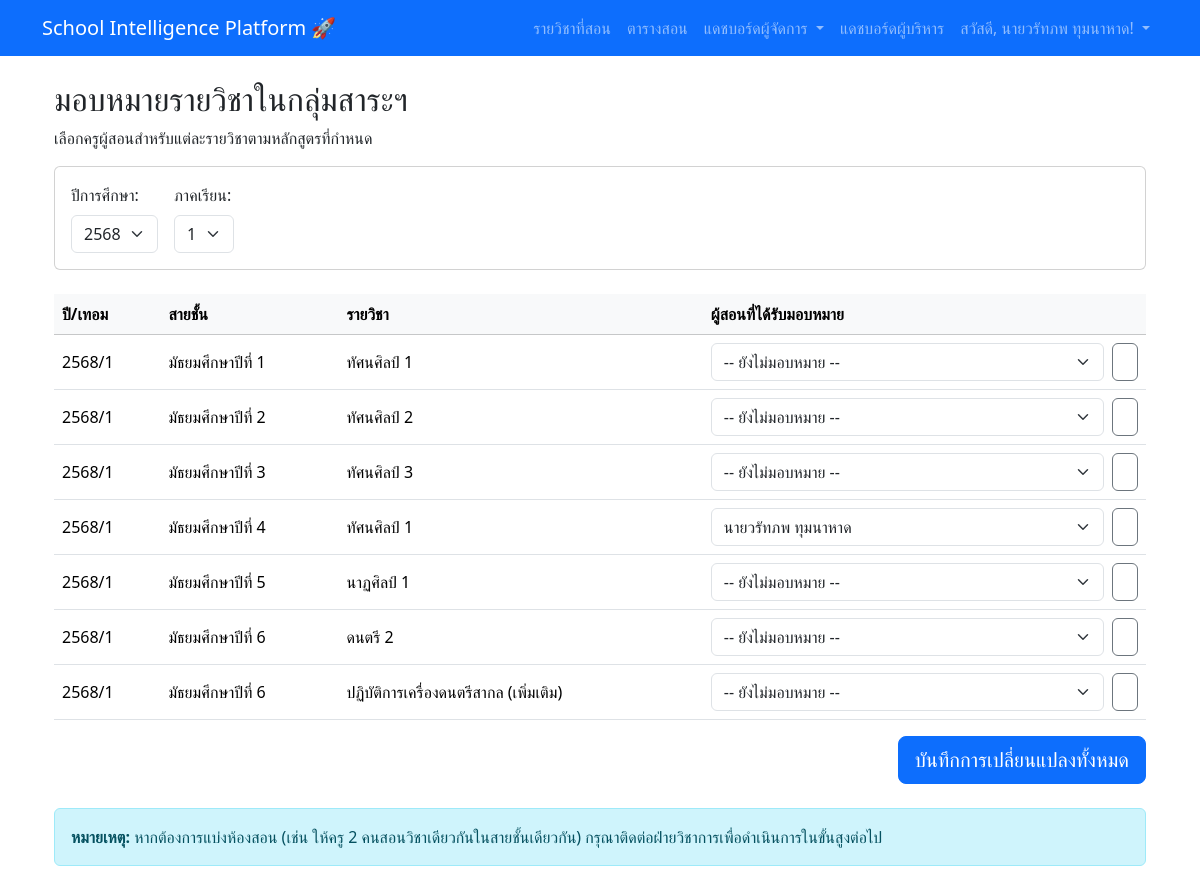
The page /manager/assign-courses (signed in) on the database its author committed.
### V1.0/app/models.py (models this page shows, shortened)
class User(UserMixin, db.Model):
    id = db.Column(db.Integer, primary_key=True)
    username = db.Column(db.String(64), index=True, unique=True)
    password_hash = db.Column(db.String(256))
    full_name = db.Column(db.String(120))
    status = db.Column(db.String(50), default='Active')
    department = db.Column(db.String(120), index=True)
    max_periods_per_day = db.Column(db.Integer)
    max_periods_per_week = db.Column(db.Integer)
    roles = db.relationship('Role', secondary=user_roles, lazy='subquery',
                            backref=db.backref('users', lazy=True))
    activity_logs = db.relationship('ActivityLog', backref='user', lazy='dynamic')
    courses_taught = db.relationship('Course', backref='teacher', lazy='dynamic')
    advised_class_groups = db.relationship('ClassGroup', secondary=class_group_advisors, back_populates='advisors')

class Curriculum(db.Model):
    id = db.Column(db.Integer, primary_key=True)
    academic_year = db.Column(db.Integer, nullable=False, index=True)
    semester = db.Column(db.Integer, nullable=False, index=True)
    grade_level_id = db.Column(db.Integer, db.ForeignKey('grade_level.id'), nullable=False)
    subject_id = db.Column(db.Integer, db.ForeignKey('subject.id'), nullable=False)
    grade_level = db.relationship('GradeLevel', backref='curriculum_entries')
    subject = db.relationship('Subject', backref='subject_curriculum')

class GradeLevel(db.Model):
    id = db.Column(db.Integer, primary_key=True)
    name = db.Column(db.String(50), unique=True, nullable=False)
    class_groups = db.relationship('ClassGroup', backref='grade_level', lazy='dynamic')

class Subject(db.Model):
    id = db.Column(db.Integer, primary_key=True)
    subject_code = db.Column(db.String(20), unique=True, index=True)
    name = db.Column(db.String(120))
    department = db.Column(db.String(120))
    default_credits = db.Column(db.Float, default=1.0)
    subject_type = db.Column(db.String(50)) # เช่น 'คำนวณ', 'บรรยาย', 'ปฏิบัติ', 'กิจกรรม'
    time_preference = db.Column(db.String(50)) # เช่น 'ตอนเช้า', 'ตอนบ่าย', 'ไม่มี'
    required_room_type = db.Column(db.String(50), nullable=True) # เช่น 'ห้องแล็บ', 'ห้องคอมพิวเตอร์'
    courses = db.relationship('Course', back_populates='subject', lazy='dynamic')
    curriculum_entries = db.relationship('Curriculum', back_populates='subject', lazy='dynamic')
    learning_units = db.relationship('LearningUnit', backref='subject', lazy='dynamic', cascade="all, delete-orphan")
    exams = db.relationship('Exam', backref='subject', lazy='dynamic', cascade="all, delete-orphan")

### V1.0/app/manager/routes.py (the view)
@bp.route('/assign-courses')
@login_required
def assign_courses():
    manager_dept = current_user.department
    if not manager_dept:
        flash('ท่านยังไม่ได้ถูกกำหนดกลุ่มสาระ', 'warning')
        return redirect(url_for('manager.dashboard'))
    teachers_in_dept = User.query.filter_by(department=manager_dept).filter(User.roles.any(key='teacher')).all()
    current_year = datetime.datetime.now().year + 543
    selected_year = request.args.get('year', default=current_year, type=int)
    current_month = datetime.datetime.now().month
    default_semester = 2 if current_month >= 11 or current_month < 5 else 1
    selected_semester = request.args.get('semester', default=default_semester, type=int)
    years_query = db.session.query(Curriculum.academic_year).distinct().order_by(Curriculum.academic_year.desc()).all()
    available_years = [year[0] for year in years_query]
    if current_year not in available_years:
        available_years.insert(0, current_year)
    all_curriculums = Curriculum.query.join(Subject).filter(
        Subject.department == manager_dept,
        Curriculum.academic_year == selected_year, # <--- เพิ่ม filter ปี
        Curriculum.semester == selected_semester   # <--- เพิ่ม filter เทอม
    ).order_by('grade_level_id').all()
    assignments = CourseAssignment.query.join(Curriculum).join(Subject).filter(
        Subject.department == manager_dept
    ).all()
    assigned_teachers = {}
    for curriculum in all_curriculums:
        teachers_for_this_curriculum = [a.teacher_id for a in assignments if a.curriculum_id == curriculum.id]
        if teachers_for_this_curriculum:
            try:
                most_common_teacher_id = max(set(teachers_for_this_curriculum), key=teachers_for_this_curriculum.count)
                assigned_teachers[curriculum.id] = most_common_teacher_id
            except ValueError:
                assigned_teachers[curriculum.id] = None
    return render_template('manager/assign_courses.html',
                           title='มอบหมายรายวิชา',
                           curriculums=all_curriculums,
                           assigned_teachers=assigned_teachers,
                           teachers=teachers_in_dept,
                           available_years=available_years,      # <--- ส่งตัวแปรใหม่
                           selected_year=selected_year,        # <--- ส่งตัวแปรใหม่
                           selected_semester=selected_semester)  # <--- ส่งตัวแปรใหม่

### V1.0/app/templates/manager/assign_courses.html (shortened to what this page needs)
{% extends "base.html" %}
{% block content %}
<div class="container mt-4">
    <h2>มอบหมายรายวิชาในกลุ่มสาระฯ</h2>
    <p>เลือกครูผู้สอนสำหรับแต่ละรายวิชาตามหลักสูตรที่กำหนด</p>
    <div class="card mb-4">
        <div class="card-body">
            <form method="GET" class="row g-3 align-items-center">
                <div class="col-auto">
                    <label for="year" class="form-label">ปีการศึกษา:</label>
                    <select name="year" id="year" class="form-select" onchange="this.form.submit()">
                        {% for year in available_years %}
                        <option value="{{ year }}" {% if year == selected_year %}selected{% endif %}>{{ year }}</option>
                        {% endfor %}
                    </select>
                </div>
                <div class="col-auto">
                    <label for="semester" class="form-label">ภาคเรียน:</label>
                    <select name="semester" id="semester" class="form-select" onchange="this.form.submit()">
                        <option value="1" {% if 1 == selected_semester %}selected{% endif %}>1</option>
                    </select>
                </div>
            </form>
        </div>
    </div>
    <form action="{{ url_for('manager.execute_bulk_assignment') }}" method="POST">
        <table class="table table-hover align-middle">
            <thead class="table-light">
                <tr>
                <th>ปี/เทอม</th>
                <th>สายชั้น</th>
                <th>รายวิชา</th>
                <th>ผู้สอนที่ได้รับมอบหมาย</th>
            </tr>
        </thead>
            <tbody>
                {% for curriculum in curriculums %}
                <tr>
                    <td>
                        {{ curriculum.academic_year }}/{{ curriculum.semester }}
                    </td>
                    <td>{{ curriculum.grade_level.name }}</td>
                    <td>{{ curriculum.subject.name }}</td>
                    <td>
                        <div class="d-flex">
                        <select name="teacher-{{ curriculum.id }}" class="form-select">
                            <option value="0">-- ยังไม่มอบหมาย --</option>
                            {% for teacher in teachers %}
                            <option value="{{ teacher.id }}" {% if assigned_teachers.get(curriculum.id) == teacher.id %}selected{% endif %}>
                                {{ teacher.full_name }}
                            </option>
                            {% endfor %}
                        </select>
            <a href="{{ url_for('manager.assign_courses_detailed', curriculum_id=curriculum.id) }}" class="btn btn-outline-secondary ms-2" title="จัดการรายห้อง">
            </a>
                        </div>
                    </td>
                </tr>
                {% else %}
                <tr><td colspan="4" class="text-center text-muted">ไม่พบหลักสูตรที่ต้องมอบหมายในกลุ่มสาระของท่าน</td></tr>
                {% endfor %}
            </tbody>
        </table>
        <div class="text-end mt-3">
            <button type="submit" class="btn btn-primary btn-lg">บันทึกการเปลี่ยนแปลงทั้งหมด</button>
        </div>
    </form>
    <div class="alert alert-info mt-4">
        <strong>หมายเหตุ:</strong> หากต้องการแบ่งห้องสอน (เช่น ให้ครู 2 คนสอนวิชาเดียวกันในสายชั้นเดียวกัน) กรุณาติดต่อฝ่ายวิชาการเพื่อดำเนินการในขั้นสูงต่อไป
    </div>
</div>
{% endblock %}

### V1.0/app/templates/base.html (shortened to what this page needs)
<!doctype html>
<html lang="th">
<head>
    <link href="https://cdn.jsdelivr.net/npm/bootstrap@5.3.3/dist/css/bootstrap.min.css" rel="stylesheet">
</head>
<body>
    <nav class="navbar navbar-expand-lg navbar-dark bg-primary">
        <div class="container">
            <a class="navbar-brand" href="{{ url_for('main.index') }}">School Intelligence Platform 🚀</a>
            <div class="collapse navbar-collapse" id="navbarNav">
<ul class="navbar-nav ms-auto">
    {% if current_user.is_anonymous %}
        <li class="nav-item"><a class="nav-link" href="{{ url_for('auth.login') }}">เข้าสู่ระบบ</a></li>
    {% else %}
        {% if 'teacher' in current_user.roles|map(attribute='key') %}
        <li class="nav-item">
            <a class="nav-link" href="{{ url_for('course.my_courses') }}">รายวิชาที่สอน</a>
        </li>
        {% endif %}
        {% if not current_user.is_anonymous %}
        <li class="nav-item">
            <a class="nav-link" href="{{ url_for('main.view_timetable') }}">
                 ตารางสอน
            </a>
        </li>
        {% endif %}
        {% if 'manager' in current_user.roles|map(attribute='key') %}
        <li class="nav-item dropdown">
            <a class="nav-link dropdown-toggle" href="#" id="managerDropdown" role="button" data-bs-toggle="dropdown" aria-expanded="false">
                แดชบอร์ดผู้จัดการ
            </a>
        </li>
        {% endif %}
        {% if 'executive' in current_user.roles|map(attribute='key') %}
<li class="nav-item">
    <a class="nav-link" href="{{ url_for('executive.dashboard') }}">แดชบอร์ดผู้บริหาร</a>
</li>
{% endif %}
        <li class="nav-item dropdown">
            <a class="nav-link dropdown-toggle" href="#" id="userDropdown" role="button" data-bs-toggle="dropdown" aria-expanded="false">
                สวัสดี, {{ current_user.full_name }}!
            </a>
        </li>
    {% endif %}
</ul>
            </div>
        </div>
    </nav>
    <main class="container mt-4">
        {% block content %}{% endblock %}
    </main>
</body>
</html>

### rows shown on the page
User: full_name "นายวรัทภพ ทุมนาหาด"
Curriculum: academic_year "2568", semester "1", grade_level.name "มัธยมศึกษาปีที่ 1", subject.name "ทัศนศิลป์ 1", id "-- ยังไม่มอบหมาย --"
Curriculum: academic_year "2568", semester "1", grade_level.name "มัธยมศึกษาปีที่ 2", subject.name "ทัศนศิลป์ 2", id "-- ยังไม่มอบหมาย --"
Curriculum: academic_year "2568", semester "1", grade_level.name "มัธยมศึกษาปีที่ 3", subject.name "ทัศนศิลป์ 3", id "-- ยังไม่มอบหมาย --"
Curriculum: academic_year "2568", semester "1", grade_level.name "มัธยมศึกษาปีที่ 4", subject.name "ทัศนศิลป์ 1", id.full_name "นายวรัทภพ ทุมนาหาด"
Curriculum: academic_year "2568", semester "1", grade_level.name "มัธยมศึกษาปีที่ 5", subject.name "นาฏศิลป์ 1", id "-- ยังไม่มอบหมาย --"
Curriculum: academic_year "2568", semester "1", grade_level.name "มัธยมศึกษาปีที่ 6", subject.name "ดนตรี 2", id "-- ยังไม่มอบหมาย --"
Curriculum: academic_year "2568", semester "1", grade_level.name "มัธยมศึกษาปีที่ 6", subject.name "ปฏิบัติการเครื่องดนตรีสากล (เพิ่มเติม)", id "-- ยังไม่มอบหมาย --"

### other values the page prints
form field year "2568"
